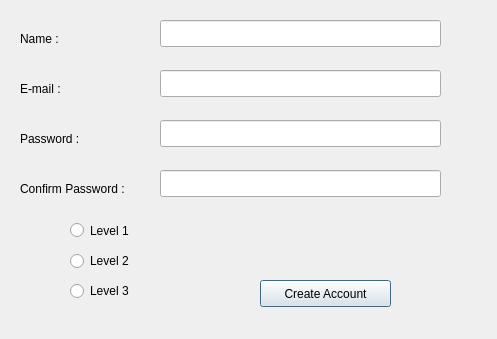
<?xml version="1.0" encoding="UTF-8"?>
<ui version="4.0">
 <class>Dialog</class>
 <widget class="QDialog" name="Dialog">
  <property name="geometry">
   <rect>
    <x>0</x>
    <y>0</y>
    <width>497</width>
    <height>339</height>
   </rect>
  </property>
  <property name="windowTitle">
   <string>Sign Up</string>
  </property>
  <widget class="QLabel" name="label">
   <property name="geometry">
    <rect>
     <x>20</x>
     <y>30</y>
     <width>67</width>
     <height>17</height>
    </rect>
   </property>
   <property name="text">
    <string>Name :</string>
   </property>
  </widget>
  <widget class="QLabel" name="label_2">
   <property name="geometry">
    <rect>
     <x>20</x>
     <y>80</y>
     <width>67</width>
     <height>17</height>
    </rect>
   </property>
   <property name="text">
    <string>E-mail :</string>
   </property>
  </widget>
  <widget class="QLabel" name="label_3">
   <property name="geometry">
    <rect>
     <x>20</x>
     <y>130</y>
     <width>81</width>
     <height>17</height>
    </rect>
   </property>
   <property name="text">
    <string>Password :</string>
   </property>
  </widget>
  <widget class="QLabel" name="label_4">
   <property name="geometry">
    <rect>
     <x>20</x>
     <y>180</y>
     <width>131</width>
     <height>17</height>
    </rect>
   </property>
   <property name="text">
    <string>Confirm Password :</string>
   </property>
  </widget>
  <widget class="QRadioButton" name="lvl1_signup">
   <property name="geometry">
    <rect>
     <x>70</x>
     <y>220</y>
     <width>117</width>
     <height>21</height>
    </rect>
   </property>
   <property name="text">
    <string>Level 1</string>
   </property>
  </widget>
  <widget class="QRadioButton" name="lvl2_signup">
   <property name="geometry">
    <rect>
     <x>70</x>
     <y>250</y>
     <width>117</width>
     <height>22</height>
    </rect>
   </property>
   <property name="text">
    <string>Level 2</string>
   </property>
  </widget>
  <widget class="QRadioButton" name="lvl3_signup">
   <property name="geometry">
    <rect>
     <x>70</x>
     <y>280</y>
     <width>117</width>
     <height>22</height>
    </rect>
   </property>
   <property name="text">
    <string>Level 3</string>
   </property>
  </widget>
  <widget class="QPushButton" name="create_acc_btn">
   <property name="geometry">
    <rect>
     <x>260</x>
     <y>280</y>
     <width>131</width>
     <height>27</height>
    </rect>
   </property>
   <property name="text">
    <string>Create Account</string>
   </property>
  </widget>
  <widget class="QLineEdit" name="name_signup">
   <property name="geometry">
    <rect>
     <x>160</x>
     <y>20</y>
     <width>281</width>
     <height>27</height>
    </rect>
   </property>
  </widget>
  <widget class="QLineEdit" name="email_signup">
   <property name="geometry">
    <rect>
     <x>160</x>
     <y>70</y>
     <width>281</width>
     <height>27</height>
    </rect>
   </property>
  </widget>
  <widget class="QLineEdit" name="password_signup">
   <property name="geometry">
    <rect>
     <x>160</x>
     <y>120</y>
     <width>281</width>
     <height>27</height>
    </rect>
   </property>
   <property name="echoMode">
    <enum>QLineEdit::Password</enum>
   </property>
  </widget>
  <widget class="QLineEdit" name="password_con_signup">
   <property name="geometry">
    <rect>
     <x>160</x>
     <y>170</y>
     <width>281</width>
     <height>27</height>
    </rect>
   </property>
   <property name="echoMode">
    <enum>QLineEdit::Password</enum>
   </property>
  </widget>
  <widget class="QLabel" name="label_response">
   <property name="geometry">
    <rect>
     <x>216</x>
     <y>230</y>
     <width>241</width>
     <height>20</height>
    </rect>
   </property>
   <property name="text">
    <string/>
   </property>
  </widget>
 </widget>
 <resources/>
 <connections/>
</ui>
